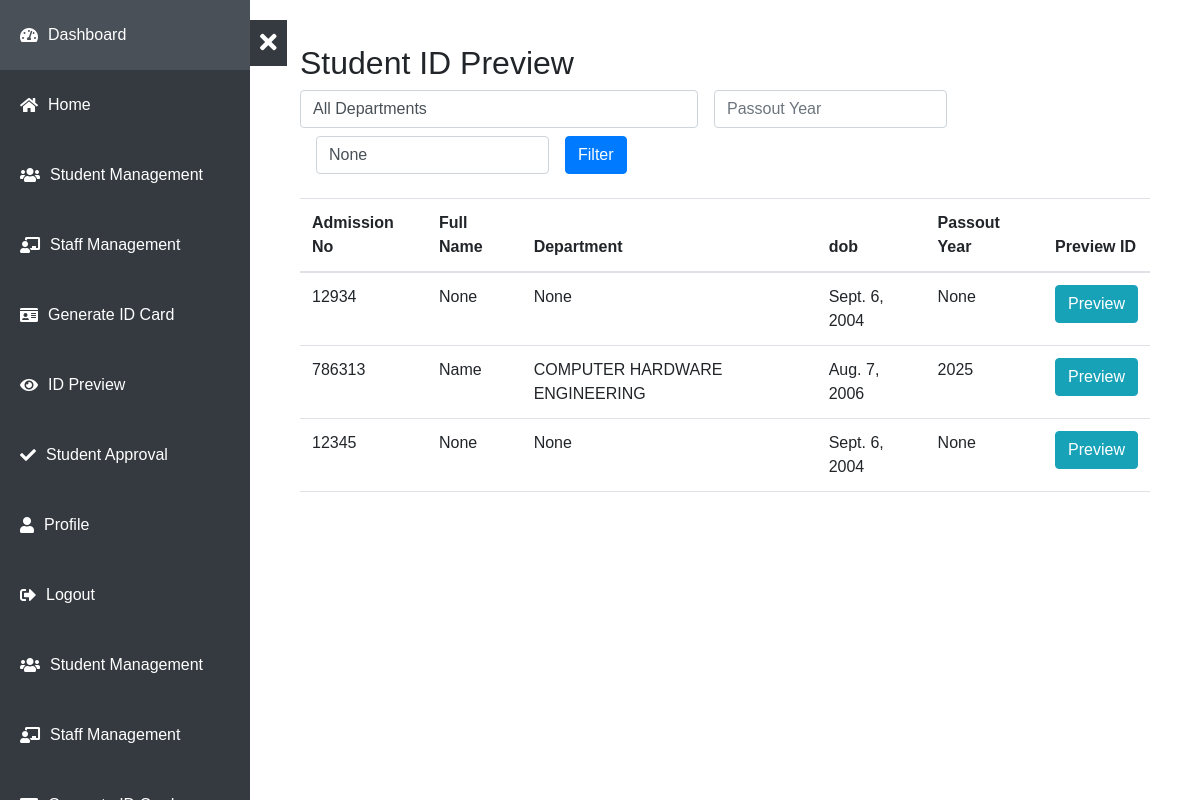
/student_id_preview/, run on the app's committed database.
### students/models.py (models this page shows, shortened)
class Student(AbstractUser):
    GENDER_CHOICES = [
        ('Male', 'Male'),
        ('Female', 'Female'),
        ('Other', 'Other'),
    ]
    BLOOD_GROUP_CHOICES = [
        ('A+', 'A+'),
        ('A-', 'A-'),
        ('B+', 'B+'),
        ('B-', 'B-'),
        ('AB+', 'AB+'),
        ('AB-', 'AB-'),
        ('O+', 'O+'),
        ('O-', 'O-'),
        ("Don't Know","Don't Know")
    ]
    username = None
    admission_no = models.CharField(max_length=20, unique=True)
    date_of_birth = models.DateField()
    full_name = models.CharField(max_length=100, blank=True, null=True)
    department = models.ForeignKey(Department,on_delete=models.CASCADE, null=True, blank=True)
    phone_number = models.CharField(max_length=15, blank=True, null=True)
    address = models.TextField(blank=True, null=True)
    blood_group = models.CharField(max_length=20, choices=BLOOD_GROUP_CHOICES, blank=True, null=True)
    PRN = models.CharField(max_length=20, unique=True, blank=True, null=True)
    image = models.ImageField(upload_to='profile_images/', default='profile_images/avatar.png', blank=True, null=True)
    parent_name = models.CharField(max_length=100, blank=True, null=True)
    relation = models.CharField(max_length=100, blank=True, null=True)
    gender = models.CharField(max_length=10, choices=GENDER_CHOICES, blank=True, null=True)
    email = models.EmailField(blank=True, null=True)
    passout_year = models.IntegerField(blank=True,  null=True)
    is_complete = models.BooleanField(default=False)
    is_approved = models.BooleanField(default=False,null=True)
    USERNAME_FIELD = 'admission_no'
    REQUIRED_FIELDS = ['date_of_birth']
    groups = models.ManyToManyField(
        Group,
        related_name='student_set',
        blank=True,
        help_text='The groups this user belongs to.',
        verbose_name='groups',
    )
    user_permissions = models.ManyToManyField(
        Permission,
        related_name='student_set',
        blank=True,
        help_text='Specific permissions for this user.',
        verbose_name='user permissions',
    )
    objects = CustomStudentManager()

class Department(models.Model):
    name = models.CharField(max_length=100, unique=True)
    def __str__(self):
        return self.name

### students/views.py (the view)
# urls.py: path('student_id_preview/', views.student_id_preview, name='student_id_preview'),
def student_id_preview(request):
    department_id = request.GET.get('department')
    passout_year = request.GET.get('passout_year')
    admission_no = request.GET.get('admission_no')
    students = Student.objects.all()
    if department_id:
        students = students.filter(department_id=department_id)
    if passout_year:
        students = students.filter(passout_year=passout_year)
    if admission_no:
        students = students.filter(admission_no__icontains=admission_no)
    departments = Department.objects.all()
    context = {
        'students': students,
        'departments': departments,
        'filter_department': department_id,
        'filter_passout_year': passout_year,
        'filter_admission_no': admission_no,
    }
    return render(request, 'student_id_preview.html', context)

### students/templates/student_id_preview.html (shortened to what this page needs)
{% extends "base.html" %}
{% block content %}
<div class="container">
    <h2>Student ID Preview</h2>
    <form method="get" class="form-inline mb-3">
        <div class="form-group mb-2">
            <select id="department" name="department" class="form-control">
                <option value="">All Departments</option>
            </select>
        </div>
        <div class="form-group mx-sm-3 mb-2">
            <input type="number" id="passout_year" name="passout_year" class="form-control" placeholder="Passout Year" value="{{ filter_passout_year }}">
        </div>
        <div class="form-group mx-sm-3 mb-2">
            <input type="text" id="admission_no" name="admission_no" class="form-control" placeholder="Admission No" value="{{ filter_admission_no }}">
        </div>
        <button type="submit" class="btn btn-primary mb-2">Filter</button>
    </form>
    <table class="table">
        <thead>
            <tr>
                <th>Admission No</th>
                <th>Full Name</th>
                <th>Department</th>
                <th>dob</th>
                <th>Passout Year</th>
                <th>Preview ID</th>
            </tr>
        </thead>
        <tbody>
            {% for student in students %}
                <tr>
                    <td>{{ student.admission_no }}</td>
                    <td>{{ student.full_name }}</td>
                    <td>{{ student.department }}</td>
                    <td>{{ student.date_of_birth }}</td>
                    <td>{{ student.passout_year }}</td>
                    <td>
                        <button type="button" class="btn btn-info" data-toggle="modal" data-target="#studentIdModal{{ student.id }}">Preview</button>
                    </td>
                </tr>
            {% empty %}
                <tr>
                    <td colspan="5">No students found</td>
                </tr>
            {% endfor %}
        </tbody>
    </table>
</div>
{% endblock %}

### students/templates/base.html (style rules this page uses)
body { display: flex; min-height: 100vh; margin: 0; font-family: Arial, sans-serif; }

### data on the page
Student: admission_no "12934", full_name "None", department "None", date_of_birth "Sept. 6, 2004", passout_year "None"
Student: admission_no "786313", full_name "Name", department "COMPUTER HARDWARE ENGINEERING", date_of_birth "Aug. 7, 2006", passout_year "2025"
Student: admission_no "12345", full_name "None", department "None", date_of_birth "Sept. 6, 2004", passout_year "None"
